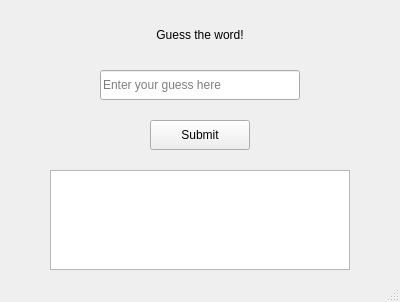
<?xml version="1.0" encoding="UTF-8"?>
<ui version="4.0">
 <class>MainWindow</class>
 <widget class="QMainWindow" name="MainWindow">
  <property name="geometry">
   <rect>
    <x>0</x>
    <y>0</y>
    <width>400</width>
    <height>302</height>
   </rect>
  </property>
  <property name="windowTitle">
   <string>Guess the Word</string>
  </property>
  <widget class="QWidget" name="centralwidget">
   <widget class="QLabel" name="label_status">
    <property name="geometry">
     <rect>
      <x>50</x>
      <y>20</y>
      <width>300</width>
      <height>30</height>
     </rect>
    </property>
    <property name="text">
     <string>Guess the word!</string>
    </property>
    <property name="alignment">
     <set>Qt::AlignCenter</set>
    </property>
   </widget>
   <widget class="QLineEdit" name="lineEdit_guess">
    <property name="geometry">
     <rect>
      <x>100</x>
      <y>70</y>
      <width>200</width>
      <height>30</height>
     </rect>
    </property>
    <property name="placeholderText">
     <string>Enter your guess here</string>
    </property>
   </widget>
   <widget class="QPushButton" name="btn_submit">
    <property name="geometry">
     <rect>
      <x>150</x>
      <y>120</y>
      <width>100</width>
      <height>30</height>
     </rect>
    </property>
    <property name="text">
     <string>Submit</string>
    </property>
   </widget>
   <widget class="QTextBrowser" name="textBrowser_output">
    <property name="geometry">
     <rect>
      <x>50</x>
      <y>170</y>
      <width>300</width>
      <height>100</height>
     </rect>
    </property>
   </widget>
  </widget>
  <widget class="QMenuBar" name="menubar">
   <property name="geometry">
    <rect>
     <x>0</x>
     <y>0</y>
     <width>400</width>
     <height>26</height>
    </rect>
   </property>
  </widget>
  <widget class="QStatusBar" name="statusbar"/>
 </widget>
 <resources/>
 <connections/>
</ui>
